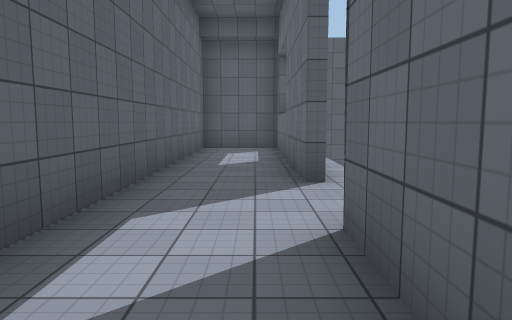
view 1 (above)

20 first-person views from a walk through a scene from a Unity 3-D project. The camera is 1.5 m above the floor, tilts 6° down and sees 70° across. The floor is counted in squares, 2 m on a side. Each view is taken from the middle of a square. On the plan, view 1 faces up. The plan holds only what a view shows up to about 11 squares ahead; the rest is blank. The place goes on beyond the plan. The player character is not drawn. Surface patterns are stand-ins for the level's own textures.

view 2
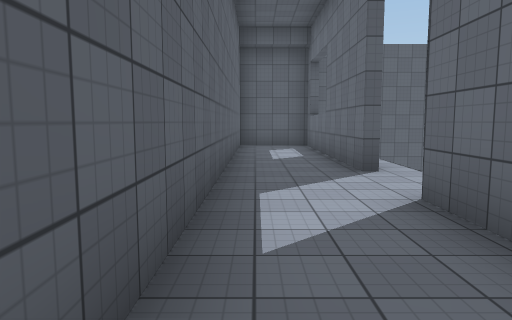

view 3
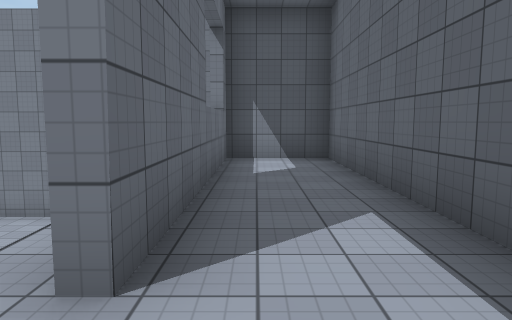

view 4
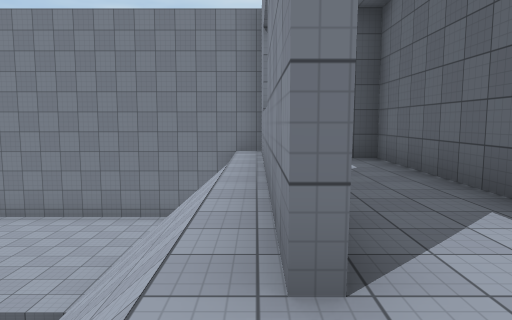

view 5
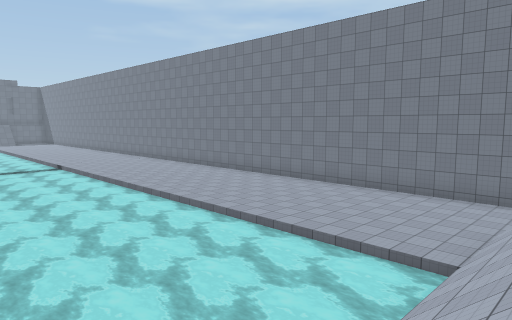

view 6
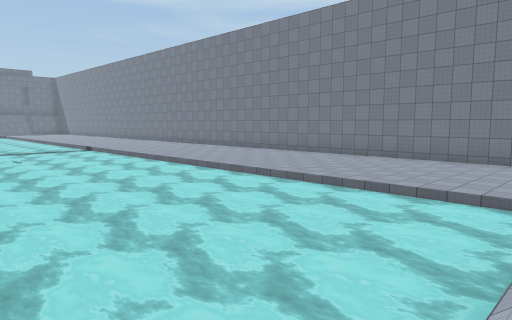

view 7
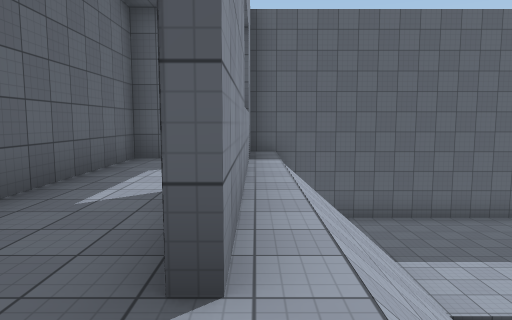

view 8
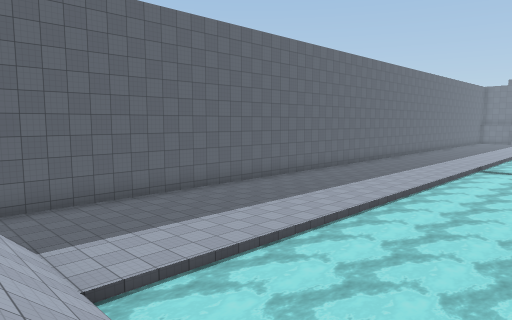

view 9
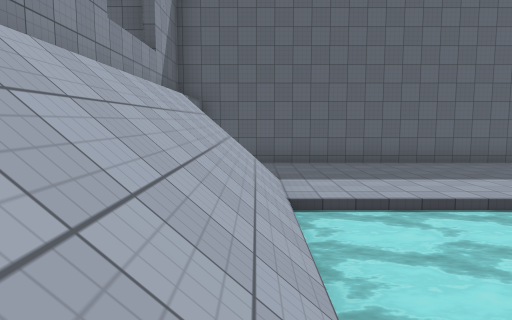

view 10
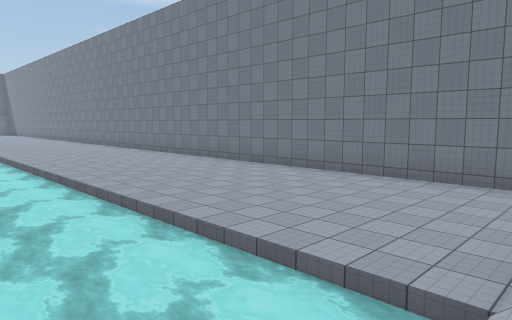

view 11
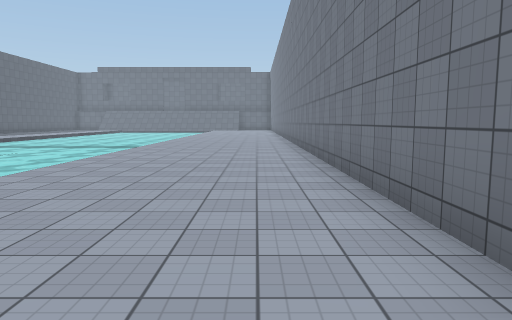

view 12
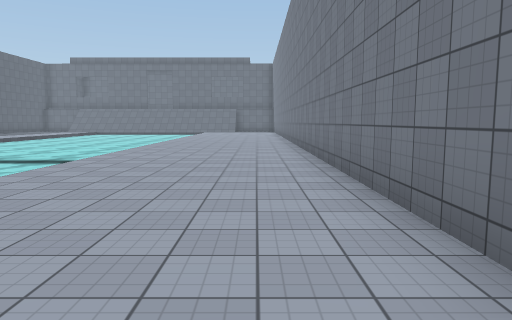

view 13
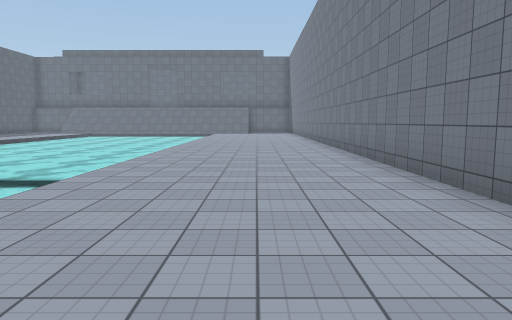

view 14
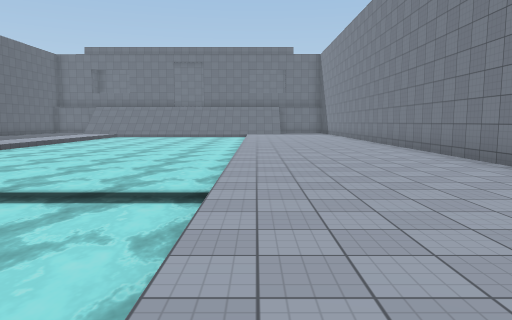

view 15
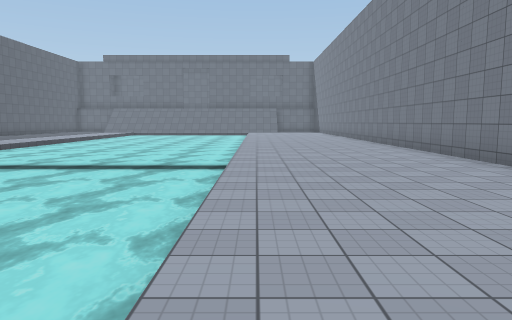

view 16
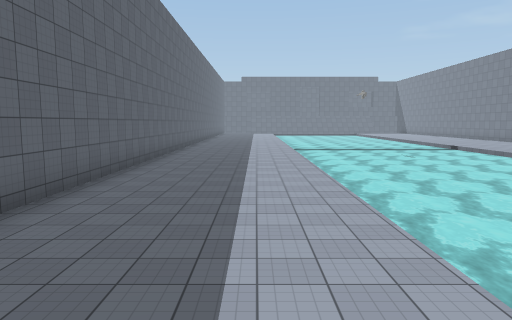

view 17
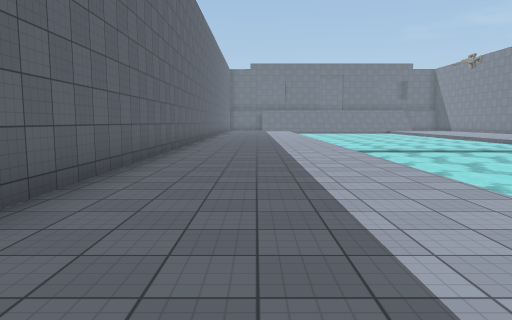

view 18
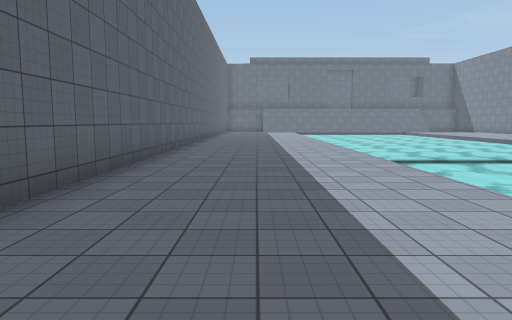

view 19
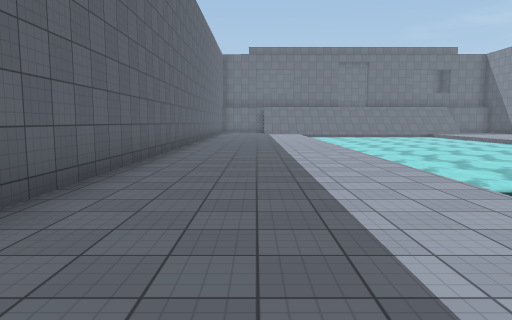

view 20
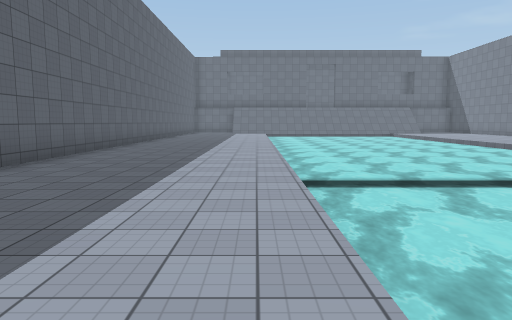

### Floor plan
Key: @ floor where view 1 was taken; # wall or solid block; . main floor; : floor 3.5 m higher than the main floor; / step, stairs or slope; ≈ water the walk keeps out of.
Columns run from 2 left of view 1 to 27 right of it. Each row starts with its distance up from view 1.
 13     ##########################
 12    # .........................
 11 #### .........................
 10 #::# .........................
  9 #::#//........................
  8 #::#//........................
  7 #::#//≈≈≈≈≈≈≈≈≈≈≈≈≈≈≈≈≈≈≈≈≈≈≈≈
  6 #::#//≈≈≈≈≈≈≈≈≈≈≈≈≈≈≈≈≈≈≈≈≈≈≈≈
  5 #::#//≈≈≈≈≈≈≈≈≈≈≈≈≈≈≈≈≈≈≈≈≈≈≈≈
  4 #::://≈≈≈≈≈≈≈≈≈≈≈≈≈≈≈≈≈≈≈≈≈≈≈≈
  3 #::://≈≈≈≈≈≈≈≈≈≈≈≈≈≈≈≈≈≈≈≈≈≈≈≈
  2 #::#//≈≈≈≈≈≈≈≈≈≈≈≈≈≈≈≈≈≈≈≈≈≈≈≈
  1 #::#//≈≈≈≈≈≈≈≈≈≈≈≈≈≈≈≈≈≈≈≈≈≈≈≈
  0 #:@#//≈≈≈≈≈≈≈≈≈≈≈≈≈≈≈≈≈≈≈≈≈≈≈≈
 -1 #::#//........................
 -2 #::#//........................
 -3 #::# .........................
 -4 #### .........................
 -5    # .........................
 -6     ##########################

Positions as (right, up) in squares from view 1, and headings:
1: (0, 0), facing up
2: (-1, -1), facing up
3: (0, 4), facing down
4: (1, 4), facing down
5: (2, 5), facing down-right
6: (3, 6), facing down-right
7: (1, 3), facing up
8: (2, 3), facing up-right
9: (3, 2), facing up
10: (3, 2), facing down-right
11: (7, -4), facing right
12: (12, -4), facing right
13: (15, -3), facing right
14: (16, -1), facing right
15: (13, -1), facing right
16: (3, 9), facing right
17: (9, 10), facing right
18: (12, 10), facing right
19: (16, 10), facing right
20: (15, 8), facing right
